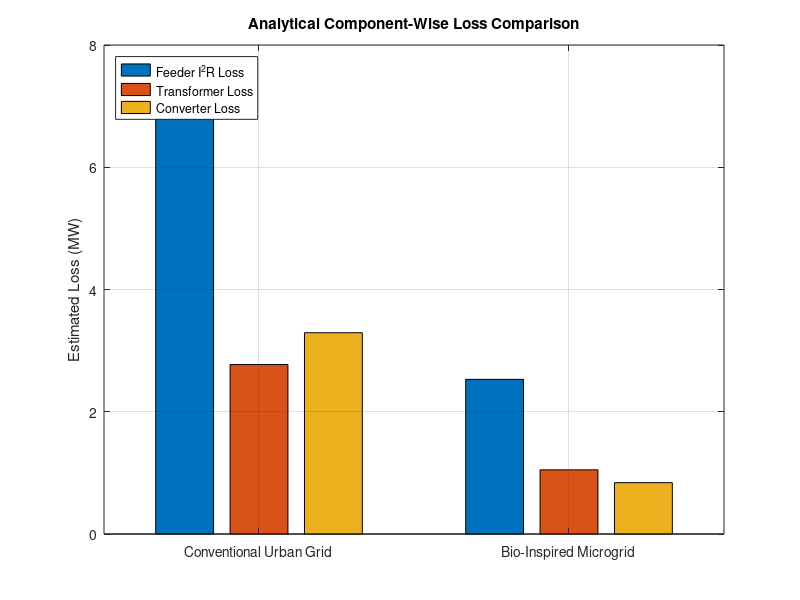
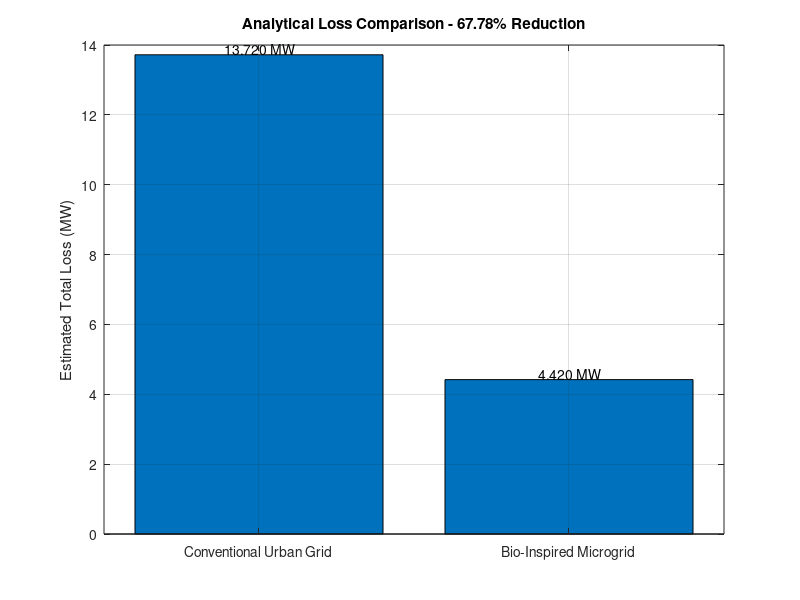

MATLAB code to generate these figures, in order: (Note: this script raises an error after producing the figures.)
%% BIO-INSPIRED MICROGRID - FIGURE GENERATOR
% Project: AC Bio-Inspired Microgrid Architecture
% 70 MW reference load, 10 feeders, 11 kV, 50 Hz
%
% IMPORTANT:
% Analytical figures are calculated from the paper's assumptions.
% Simulation figures require real data exported from MATLAB/Simulink.
% This script does not invent simulation results.

clear;
clc;
close all;

%% 1. CREATE OUTPUT FOLDER

OUT = fullfile(pwd, 'microgrid_figures');

if ~exist(OUT, 'dir')
    mkdir(OUT);
end

fprintf('\nBio-Inspired Microgrid Figure Generator\n');
fprintf('=======================================\n');

%% 2. ANALYTICAL LOSS CALCULATION
% These are screening estimates, NOT simulation results.

Pload_MW = 70;
N = 10;
VLL = 11000;
R_per_km = 0.2;

L_urban = 8;
L_bio = 3;

PF_urban = 0.92;
PF_bio = 0.98;

P_feeder_W = (Pload_MW/N)*1e6;

I_urban = P_feeder_W/(sqrt(3)*VLL*PF_urban);
I_bio = P_feeder_W/(sqrt(3)*VLL*PF_bio);

R_urban = R_per_km*L_urban;
R_bio = R_per_km*L_bio;

Line_urban = N*3*I_urban^2*R_urban/1e6;
Line_bio = N*3*I_bio^2*R_bio/1e6;

% Transformer losses
etaTr_urban = 0.98*0.98;
etaTr_bio = 0.985;

Transformer_urban = Pload_MW*(1-etaTr_urban);
Transformer_bio = Pload_MW*(1-etaTr_bio);

% Converter losses: assumed 60% renewable share
Prenewable = 0.60*Pload_MW;

etaConv_urban = 0.96*0.96;
etaConv_bio = 0.98;

Converter_urban = Prenewable*(1-etaConv_urban);
Converter_bio = Prenewable*(1-etaConv_bio);

% Total losses
Total_urban = Line_urban + Transformer_urban ...
    + Converter_urban;

Total_bio = Line_bio + Transformer_bio ...
    + Converter_bio;

Percent_urban = 100*Total_urban/Pload_MW;
Percent_bio = 100*Total_bio/Pload_MW;

Reduction = 100*(Total_urban-Total_bio)/Total_urban;

fprintf('\nANALYTICAL ESTIMATES - NOT SIMULATION OUTPUTS\n');
fprintf('Urban feeder current: %.2f A\n', I_urban);
fprintf('Bio-inspired feeder current: %.2f A\n', I_bio);

fprintf('\nUrban line losses: %.3f MW\n', Line_urban);
fprintf('Bio-inspired line losses: %.3f MW\n', Line_bio);

fprintf('Urban transformer losses: %.3f MW\n', ...
    Transformer_urban);
fprintf('Bio-inspired transformer losses: %.3f MW\n', ...
    Transformer_bio);

fprintf('Urban converter losses: %.3f MW\n', Converter_urban);
fprintf('Bio-inspired converter losses: %.3f MW\n', Converter_bio);

fprintf('\nUrban total losses: %.3f MW (%.2f%%)\n', ...
    Total_urban, Percent_urban);

fprintf('Bio total losses: %.3f MW (%.2f%%)\n', ...
    Total_bio, Percent_bio);

fprintf('Estimated relative reduction: %.2f%%\n', Reduction);

%% 3. FIGURE 1 - COMPONENT-WISE LOSS COMPARISON

figure('Color','w');

LossComponents = [
    Line_urban Transformer_urban Converter_urban
    Line_bio   Transformer_bio   Converter_bio
];

bar(LossComponents);

set(gca, 'XTickLabel', ...
    {'Conventional Urban Grid','Bio-Inspired Microgrid'});

ylabel('Estimated Loss (MW)');
title('Analytical Component-Wise Loss Comparison');

legend({'Feeder I^2R Loss', ...
    'Transformer Loss','Converter Loss'}, ...
    'Location','northwest');

grid on;
saveas(gcf, fullfile(OUT, ...
    'Fig_1_Component_Losses.png'));

%% 4. FIGURE 2 - TOTAL LOSS COMPARISON

figure('Color','w');

bar([Total_urban Total_bio]);

set(gca, 'XTickLabel', ...
    {'Conventional Urban Grid','Bio-Inspired Microgrid'});

ylabel('Estimated Total Loss (MW)');

title(sprintf('Analytical Loss Comparison - %.2f%% Reduction', ...
    Reduction));

grid on;

text(1, Total_urban, sprintf(' %.3f MW',Total_urban), ...
    'VerticalAlignment','bottom', ...
    'HorizontalAlignment','center');

text(2, Total_bio, sprintf(' %.3f MW',Total_bio), ...
    'VerticalAlignment','bottom', ...
    'HorizontalAlignment','center');

saveas(gcf, fullfile(OUT, ...
    'Fig_2_Total_Losses.png'));

%% 5. CREATE CSV TEMPLATES
% Replace template data with data exported from your actual model.
% Do not enter made-up values.

createTemplate('microgrid_logs.csv', ...
['Time_s,PV_MW,Wind_MW,Load_MW,GridP_MW,BESS_P_MW,' ...
 'BESS_SOC_pct,PlineLoss_MW,PtransformerLoss_MW,' ...
 'PconverterLoss_MW,Pcurtailment_MW,Qload_Mvar,' ...
 'Qgrid_Mvar,Vbus1_pu,Vbus2_pu,Vbus3_pu,Vbus4_pu,' ...
 'Vbus5_pu,Vbus6_pu,Vbus7_pu,Vbus8_pu,Vbus9_pu,' ...
 'Vbus10_pu,Frequency_Hz']);

createTemplate('microgrid_emt_logs.csv', ...
    'Time_s,Va_V,Vb_V,Vc_V,Ia_A,Ib_A,Ic_A');

createTemplate('microgrid_fault_logs.csv', ...
['Time_s,FaultFlag,BreakerMainClosed,TieSwitchClosed,' ...
 'CriticalLoad_MW,Frequency_Hz,Vbus1_pu,Vbus2_pu']);

%% 6. FIGURE 3 - 24-HOUR GENERATION AND LOAD
% Required CSV columns:
% Time_s, PV_MW, Wind_MW, Load_MW

file = fullfile(pwd,'microgrid_logs.csv');

if isfile(file)

    T = readtable(file);

    if height(T)>1 && ...
        all(ismember({'Time_s','PV_MW','Wind_MW','Load_MW'}, ...
        T.Properties.VariableNames))

        t = T.Time_s/3600;

        figure('Color','w');
        hold on;

        plot(t,T.PV_MW,'LineWidth',1.5);
        plot(t,T.Wind_MW,'LineWidth',1.5);
        plot(t,T.Load_MW,'LineWidth',1.5);

        xlabel('Time (hours)');
        ylabel('Power (MW)');

        title('24-Hour Renewable Generation and Load');

        legend('Solar PV','Wind Generation','Load Demand', ...
            'Location','best');

        grid on;

        saveas(gcf,fullfile(OUT, ...
            'Fig_3_Generation_Load.png'));

    else
        fprintf('\nFigure 3 skipped: valid daily signals are missing.\n');
    end
end

%% 7. FIGURE 4 - BUS VOLTAGE PROFILES
% Required columns: Time_s and one or more VbusN_pu columns.
% Voltage limit lines shown here are illustrative screening limits.

if isfile(file)

    T = readtable(file);

    if height(T)>1 && ismember('Time_s',T.Properties.VariableNames)

        voltageColumns = T.Properties.VariableNames( ...
            startsWith(T.Properties.VariableNames,'Vbus') & ...
            endsWith(T.Properties.VariableNames,'_pu'));

        figure('Color','w');
        hold on;
        plotted = false;

        for k = 1:numel(voltageColumns)

            y = T.(voltageColumns{k});

            if isnumeric(y) && any(isfinite(y))
                plot(T.Time_s/3600,y,'LineWidth',1.1);
                plotted = true;
            end
        end

        if plotted

            yline(0.95,'k--','0.95 pu');
            yline(1.05,'k--','1.05 pu');

            xlabel('Time (hours)');
            ylabel('Voltage (pu)');

            title('Bus Voltage Profiles');
            grid on;

            saveas(gcf,fullfile(OUT, ...
                'Fig_4_Bus_Voltages.png'));

        else
            close(gcf);
            fprintf('Figure 4 skipped: no valid voltage data.\n');
        end
    end
end

%% 8. FIGURE 5 - THREE-PHASE INVERTER WAVEFORMS
% Requires actual short-duration EMT data.
% All voltages are in volts; currents are in amperes.

fileEMT = fullfile(pwd,'microgrid_emt_logs.csv');

if isfile(fileEMT)

    T = readtable(fileEMT);

    required = {'Time_s','Va_V','Vb_V','Vc_V', ...
        'Ia_A','Ib_A','Ic_A'};

    if height(T)>2 && all(ismember(required, ...
            T.Properties.VariableNames))

        t = T.Time_s;

        % Display approximately three cycles at 50 Hz.
        idx = t <= t(1) + 3/50;

        if nnz(idx)>2

            figure('Color','w');

            subplot(2,1,1);

            plot(t(idx),[T.Va_V(idx),T.Vb_V(idx), ...
                T.Vc_V(idx)],'LineWidth',1.1);

            ylabel('Voltage (V)');
            title('Three-Phase Inverter Voltages');
            legend('V_a','V_b','V_c');
            grid on;

            subplot(2,1,2);

            plot(t(idx),[T.Ia_A(idx),T.Ib_A(idx), ...
                T.Ic_A(idx)],'LineWidth',1.1);

            xlabel('Time (s)');
            ylabel('Current (A)');
            title('Three-Phase Inverter Currents');

            legend('I_a','I_b','I_c');
            grid on;

            saveas(gcf,fullfile(OUT, ...
                'Fig_5_Three_Phase_Waveforms.png'));

        else
            fprintf('Figure 5 skipped: insufficient EMT samples.\n');
        end

    else
        fprintf('Figure 5 skipped: required EMT columns missing.\n');
    end
end

%% 9. FIGURE 6 - FAULT AND RECOVERY RESPONSE
% Requires data exported from an actual fault simulation.

fileFault = fullfile(pwd,'microgrid_fault_logs.csv');

if isfile(fileFault)

    T = readtable(fileFault);

    required = {'Time_s','FaultFlag', ...
        'BreakerMainClosed','TieSwitchClosed', ...
        'CriticalLoad_MW','Frequency_Hz'};

    if height(T)>1 && all(ismember(required, ...
            T.Properties.VariableNames))

        figure('Color','w');

        subplot(3,1,1);

        stairs(T.Time_s,T.FaultFlag,'LineWidth',1.2);
        hold on;

        stairs(T.Time_s,T.BreakerMainClosed,'LineWidth',1.2);
        stairs(T.Time_s,T.TieSwitchClosed,'LineWidth',1.2);

        ylabel('State');
        title('Fault and Switch States');

        legend('Fault','Main Breaker Closed', ...
            'Tie Switch Closed');

        grid on;

        subplot(3,1,2);

        plot(T.Time_s,T.Frequency_Hz,'LineWidth',1.2);
        hold on;
        yline(50,'k--','50 Hz');

        ylabel('Frequency (Hz)');
        title('Frequency Response');
        grid on;

        subplot(3,1,3);

        plot(T.Time_s,T.CriticalLoad_MW,'LineWidth',1.2);

        xlabel('Time (s)');
        ylabel('Power (MW)');
        title('Critical Load Supplied');

        grid on;

        saveas(gcf,fullfile(OUT, ...
            'Fig_6_Fault_Recovery.png'));

    else
        fprintf('Figure 6 skipped: fault log data is incomplete.\n');
    end
end

%% 10. SAVE ANALYTICAL SUMMARY TABLE

Architecture = {'Conventional Urban';'Bio-Inspired'};

LineLoss_MW = [Line_urban;Line_bio];

TransformerLoss_MW = [Transformer_urban;Transformer_bio];

ConverterLoss_MW = [Converter_urban;Converter_bio];

TotalLoss_MW = [Total_urban;Total_bio];

Loss_Percent = [Percent_urban;Percent_bio];

Summary = table(Architecture,LineLoss_MW, ...
    TransformerLoss_MW,ConverterLoss_MW, ...
    TotalLoss_MW,Loss_Percent);

writetable(Summary,fullfile(OUT, ...
    'Analytical_Loss_Summary.csv'));

fprintf('\nFinished.\n');
fprintf('Figures and summary saved in:\n%s\n',OUT);
fprintf(['Remember: analytical plots are estimates; all ' ...
    'simulation plots require actual exported model data.\n']);

%% LOCAL FUNCTION TO CREATE EMPTY CSV TEMPLATES

function createTemplate(filename,header)

    if ~isfile(filename)

        fid = fopen(filename,'w');

        if fid == -1
            warning('Cannot create template file: %s',filename);
            return;
        end

        fprintf(fid,'%s\n',header);

        fclose(fid);

        fprintf('Created empty data template: %s\n',filename);
    end
end
